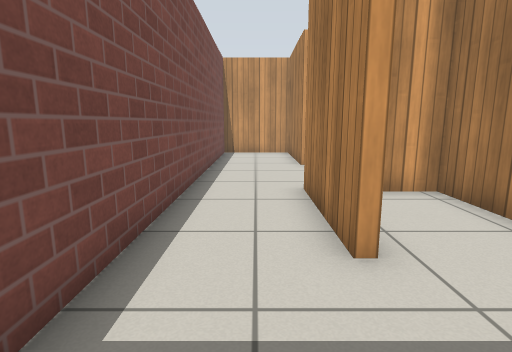
View 1 (above)

17 first-person views from a walk through a Gazebo world. The camera is 0.83 m above the floor, tilts 10° down and sees 80° across. The floor is counted in squares, 0.5 m on a side. Each view is taken from the middle of a square. On the plan, view 1 faces up. The plan holds only what a view shows up to about 15 squares ahead; the rest is blank. Gazebo's built-in surfaces are drawn with simple patterns.

View 2
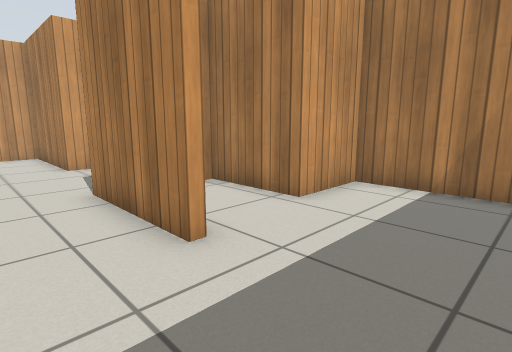

View 3
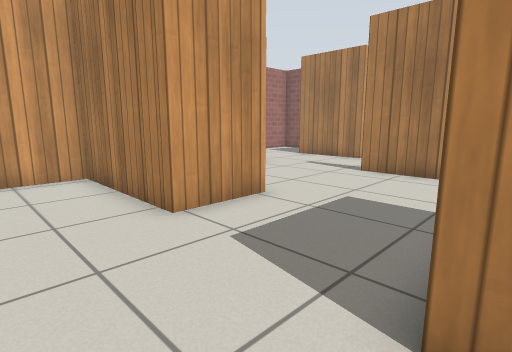

View 4
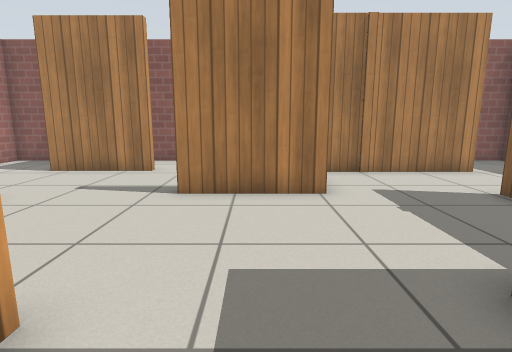

View 5
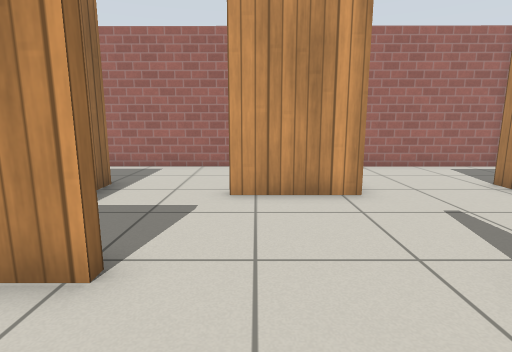

View 6
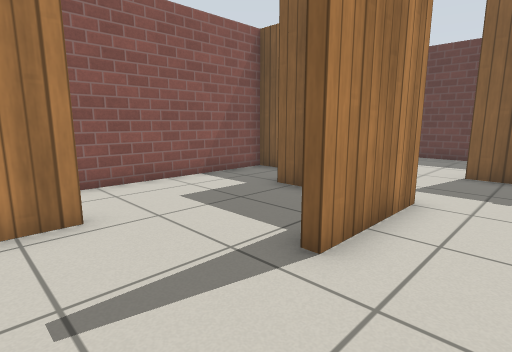

View 7
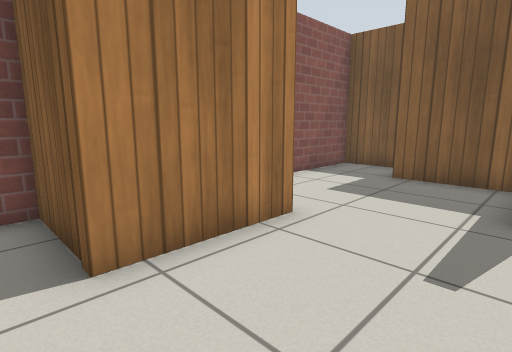

View 8
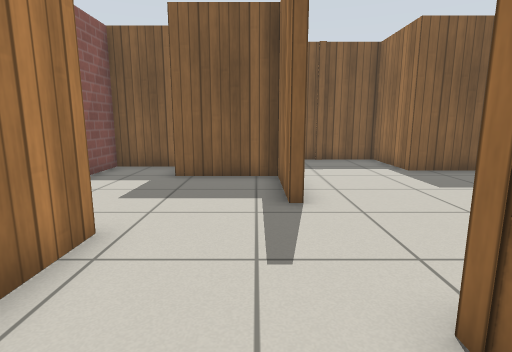

View 9
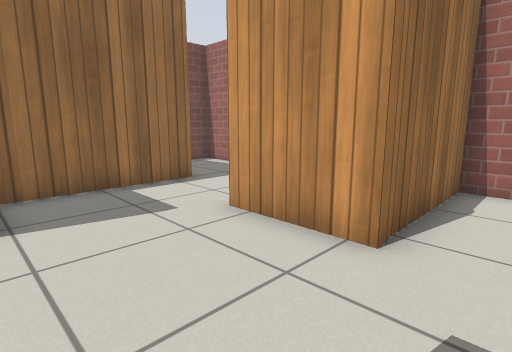

View 10
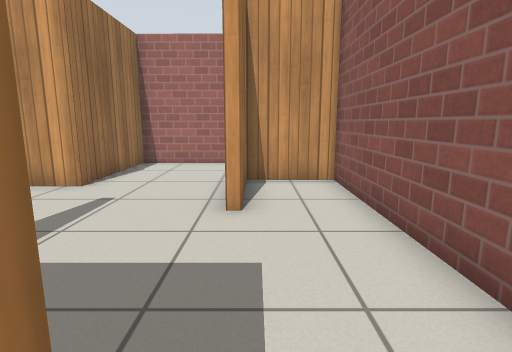

View 11
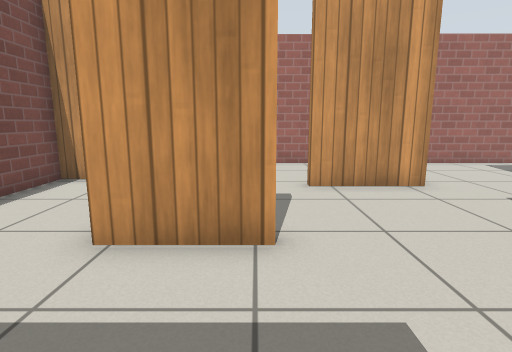

View 12
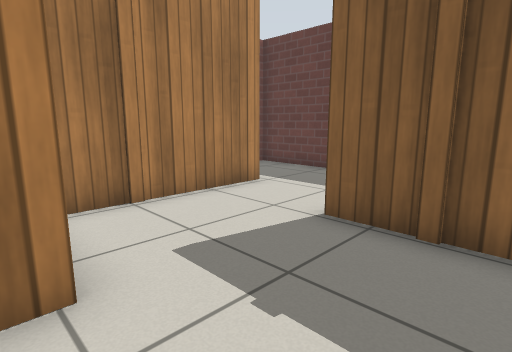

View 13
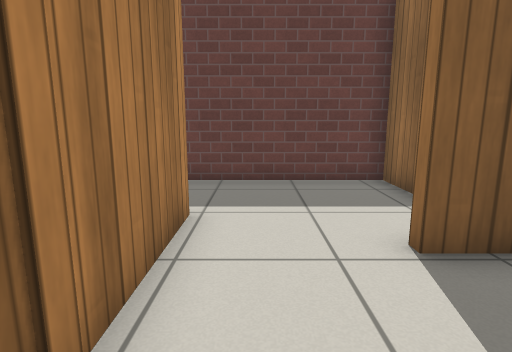

View 14
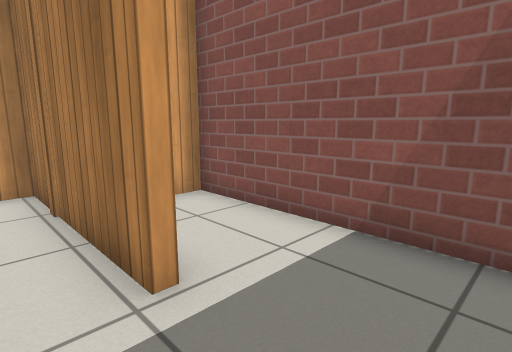

View 15
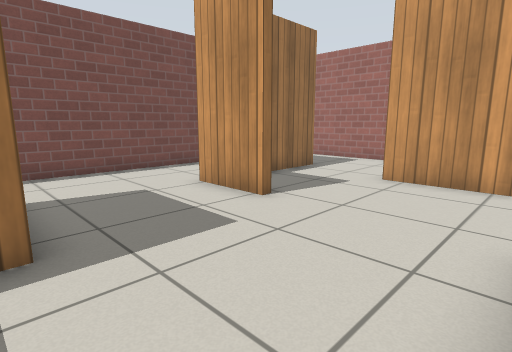

View 16
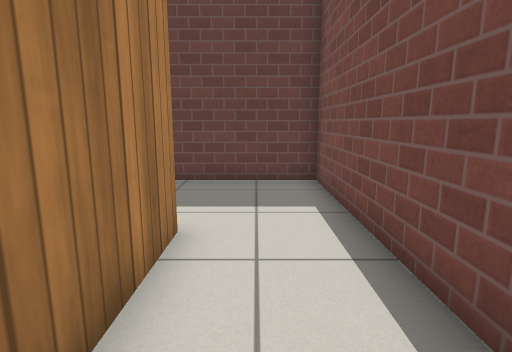

View 17
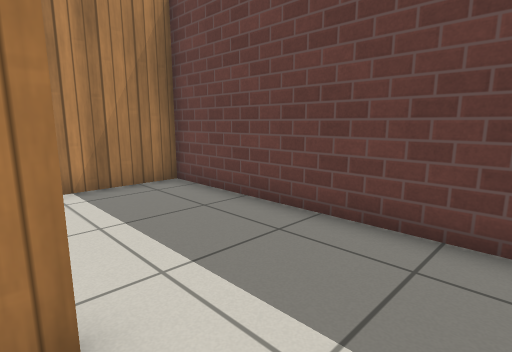

### Floor plan
Ten units are one square. View 1 is at (0, 0); x grows to the right and y downward. Boxes are objects, and circles mark ways between rooms. Rooms are numbered by the first view taken in them; rooms with no view inside come last. Other rooms are left out.
<svg viewBox="-22 -211 180 223">
<path fill="none" stroke="#000" d="M90 -82 90 -119M93 -119 93 -86 126 -86M43 -124 43 -119 18 -119 18 -168 -17 -168 -17 7 15 7M22 -75 47 -75 47 -43 90 -43M130 -65 153 -65 153 -168 127 -168 127 -135M84 -158 54 -158 54 -163M124 -135 124 -154M16 -35 12 -35 12 -76M73 -11 73 7 116 7M122 -26 122 -83M21 -172 21 -125M124 -154 124 -171 153 -171 153 -204 84 -205 84 -158M15 7 70 7 70 -40 44 -40 44 -72 30 -72M62 -205 -17 -206 -17 -195M126 -26 122 -26M116 7 153 7 153 -62 145 -62"/>
<circle cx="105" cy="-165" r="3" fill="#2a7"/>
<circle cx="10" cy="-15" r="3" fill="#2a7"/>
<circle cx="40" cy="-160" r="3" fill="#2a7"/>
<circle cx="120" cy="-10" r="3" fill="#2a7"/>
<text x="70" y="-90">1</text>
<text x="120" y="-180">2</text>
<text x="40" y="-30">3</text>
<text x="30" y="-190">4</text>
<text x="140" y="-20">5</text>
</svg>
Room 1 opens to room 2. Room 1 opens to room 3. Room 1 opens to room 4. Room 1 opens to room 5.

Where each view was taken, in squares from view 1:
view 1: 0 up, 0 right, facing up
view 2: 0 up, 1 left, facing up-right
view 3: 7 up, 1 left, facing up-right
view 4: 10 up, 2 right, facing right
view 5: 9 up, 6 right, facing up
view 6: 15 up, 7 right, facing down-right
view 7: 18 up, 9 right, facing down-right
view 8: 18 up, 10 right, facing down
view 9: 12 up, 10 right, facing up-left
view 10: 8 up, 13 right, facing up
view 11: 8 up, 4 right, facing up
view 12: 9 up, 6 right, facing down-right
view 13: 8 up, 11 right, facing down
view 14: 0 up, 11 right, facing up-right
view 15: 7 up, 9 right, facing up-left
view 16: 8 up, 0 right, facing down
view 17: 4 up, 1 left, facing down-right
